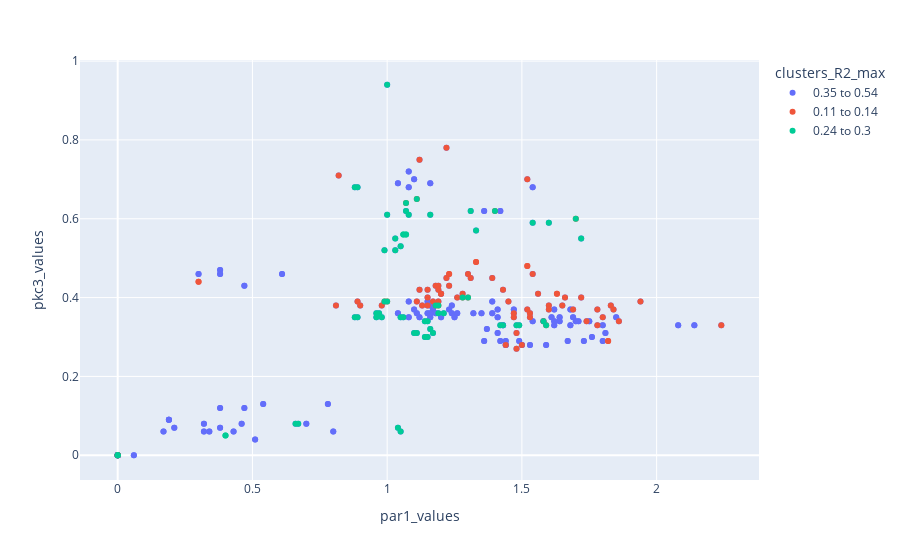

The code cell stored with this chart in its notebook:
### Code cell
fig = px.scatter(xy, x="par1_values", y="pkc3_values", color = 'clusters_R2_max',
                 hover_name="labels", hover_data=['par1_values', 'pkc3_values', 'R2'],
            
#                  trendline="ols", trendline_color_override='darkblue'
                 )


# fig.add_shape(type="line",
#     x0=0, y0=0, x1=2, y1=2,
#     line=dict(
#         color="LightSeaGreen",
#         width=4,
#         dash="dashdot",
#     )
# )
# fig.add_traces(px.scatter(xy, x="par1_values", y="pkc3_values", color = 'level_0_par1'))
# fig.add_trace(
#     go.Scatter(
#         mode='markers',
#         x=xy["par1_values"],
#         y=xy["pkc3_values"],
#         marker=dict(
#             color='LightSkyBlue',
#             opacity=0.0
#             ),

#         )
    
#     )


fig.show()
fig.write_html("test_plot.html")

### Figure 1 — Plotly figure (JSON) as saved in the notebook; plotly's stock layout.template omitted (floating-point values rounded to 4 significant figures; data arrays with more than 128 entries replaced by an {"elided": "..."} marker saying what was removed)
{"data": [{"customdata": {"elided": "294x3 float values"}, "hovertemplate": "<b>%{hovertext}</b><br><br>clusters_R2_max=0.35 to 0.54<br>par1_values=%{customdata[0]}<br>pkc3_values=%{customdata[1]}<br>R2=%{customdata[2]}<extra></extra>", "hovertext": {"elided": "294 str values"}, "legendgroup": "0.35 to 0.54", "marker": {"color": "#636efa", "symbol": "circle"}, "mode": "markers", "name": "0.35 to 0.54", "showlegend": true, "type": "scatter", "x": {"elided": "294 float values"}, "xaxis": "x", "y": {"elided": "294 float values"}, "yaxis": "y"}, {"customdata": {"elided": "84x3 float values"}, "hovertemplate": "<b>%{hovertext}</b><br><br>clusters_R2_max=0.11 to 0.14<br>par1_values=%{customdata[0]}<br>pkc3_values=%{customdata[1]}<br>R2=%{customdata[2]}<extra></extra>", "hovertext": ["a_suum a_loa", "a_suum a_suum", "a_suum b_malayi", "a_suum c_brenneri", "a_suum c_briggsae", "a_suum c_elegans", "a_suum c_inopinata", "a_suum c_japonica", "a_suum c_panamensis", "a_suum d_coronatus", "a_suum d_pachys", "a_suum o_tipulae", "a_suum o_volvulus", "a_suum p_arcanus", "a_suum p_entomophagus", "a_suum p_japonicus", "a_suum p_mayer", "a_suum p_redivivus", "a_suum p_univalens", "a_suum s_digitata", "a_suum s_scapterisci", "o_tipulae a_loa", "o_tipulae a_suum", "o_tipulae b_malayi", "o_tipulae c_brenneri", "o_tipulae c_briggsae", "o_tipulae c_elegans", "o_tipulae c_inopinata", "o_tipulae c_japonica", "o_tipulae c_panamensis", "o_tipulae d_coronatus", "o_tipulae d_pachys", "o_tipulae o_tipulae", "o_tipulae o_volvulus", "o_tipulae p_arcanus", "o_tipulae p_entomophagus", "o_tipulae p_japonicus", "o_tipulae p_mayer", "o_tipulae p_redivivus", "o_tipulae p_univalens", "o_tipulae s_digitata", "o_tipulae s_scapterisci", "p_univalens a_loa", "p_univalens a_suum", "p_univalens b_malayi", "p_univalens c_brenneri", "p_univalens c_briggsae", "p_univalens c_elegans", "p_univalens c_inopinata", "p_univalens c_japonica", "p_univalens c_panamensis", "p_univalens d_coronatus", "p_univalens d_pachys", "p_univalens o_tipulae", "p_univalens o_volvulus", "p_univalens p_arcanus", "p_univalens p_entomophagus", "p_univalens p_japonicus", "p_univalens p_mayer", "p_univalens p_redivivus", "p_univalens p_univalens", "p_univalens s_digitata", "p_univalens s_scapterisci", "s_scapterisci a_loa", "s_scapterisci a_suum", "s_scapterisci b_malayi", "s_scapterisci c_brenneri", "s_scapterisci c_briggsae", "s_scapterisci c_elegans", "s_scapterisci c_inopinata", "s_scapterisci c_japonica", "s_scapterisci c_panamensis", "s_scapterisci d_coronatus", "s_scapterisci d_pachys", "s_scapterisci o_tipulae", "s_scapterisci o_volvulus", "s_scapterisci p_arcanus", "s_scapterisci p_entomophagus", "s_scapterisci p_japonicus", "s_scapterisci p_mayer", "s_scapterisci p_redivivus", "s_scapterisci p_univalens", "s_scapterisci s_digitata", "s_scapterisci s_scapterisci"], "legendgroup": "0.11 to 0.14", "marker": {"color": "#EF553B", "symbol": "circle"}, "mode": "markers", "name": "0.11 to 0.14", "showlegend": true, "type": "scatter", "x": [1.5, 0, 1.44, 1.54, 1.3, 1.22, 1.31, 1.22, 1.39, 1.18, 1.23, 1.33, 1.48, 1.94, 1.28, 1.56, 1.3, 1.4, 0.3, 1.48, 1.52, 1.2, 1.33, 1.15, 1.13, 0.89, 0.81, 0.9, 0.82, 0.98, 1.47, 1.53, 0, 1.19, 1.65, 0.99, 1.26, 1, 1.11, 1.63, 1.19, 1.23, 1.8, 0.3, 1.74, 1.83, 1.6, 1.52, 1.6, 1.52, 1.69, 1.47, 1.53, 1.63, 1.78, 2.24, 1.58, 1.86, 1.59, 1.7, 0, 1.78, 1.82, 1.17, 1.52, 1.11, 1.43, 1.19, 1.12, 1.2, 1.12, 1.28, 1.66, 1.72, 1.23, 1.15, 1.84, 1.18, 1.45, 1.19, 1.07, 1.82, 1.15, 0], "xaxis": "x", "y": [0.28, 0, 0.28, 0.46, 0.46, 0.45, 0.45, 0.78, 0.45, 0.43, 0.43, 0.49, 0.27, 0.39, 0.4, 0.41, 0.4, 0.62, 0.44, 0.31, 0.48, 0.41, 0.49, 0.4, 0.38, 0.39, 0.38, 0.38, 0.71, 0.38, 0.36, 0.36, 0, 0.39, 0.38, 0.39, 0.4, 0.39, 0.65, 0.41, 0.43, 0.46, 0.35, 0.44, 0.34, 0.38, 0.38, 0.37, 0.37, 0.7, 0.37, 0.35, 0.35, 0.41, 0.33, 0.33, 0.34, 0.34, 0.33, 0.6, 0, 0.37, 0.29, 0.39, 0.48, 0.39, 0.42, 0.42, 0.42, 0.41, 0.75, 0.41, 0.4, 0.4, 0.46, 0.38, 0.37, 0.38, 0.39, 0.38, 0.64, 0.29, 0.42, 0], "yaxis": "y"}, {"customdata": {"elided": "63x3 float values"}, "hovertemplate": "<b>%{hovertext}</b><br><br>clusters_R2_max=0.24 to 0.3<br>par1_values=%{customdata[0]}<br>pkc3_values=%{customdata[1]}<br>R2=%{customdata[2]}<extra></extra>", "hovertext": ["p_entomophagus a_loa", "p_entomophagus a_suum", "p_entomophagus b_malayi", "p_entomophagus c_brenneri", "p_entomophagus c_briggsae", "p_entomophagus c_elegans", "p_entomophagus c_inopinata", "p_entomophagus c_japonica", "p_entomophagus c_panamensis", "p_entomophagus d_coronatus", "p_entomophagus d_pachys", "p_entomophagus o_tipulae", "p_entomophagus o_volvulus", "p_entomophagus p_arcanus", "p_entomophagus p_entomophagus", "p_entomophagus p_japonicus", "p_entomophagus p_mayer", "p_entomophagus p_redivivus", "p_entomophagus p_univalens", "p_entomophagus s_digitata", "p_entomophagus s_scapterisci", "p_mayer a_loa", "p_mayer a_suum", "p_mayer b_malayi", "p_mayer c_brenneri", "p_mayer c_briggsae", "p_mayer c_elegans", "p_mayer c_inopinata", "p_mayer c_japonica", "p_mayer c_panamensis", "p_mayer d_coronatus", "p_mayer d_pachys", "p_mayer o_tipulae", "p_mayer o_volvulus", "p_mayer p_arcanus", "p_mayer p_entomophagus", "p_mayer p_japonicus", "p_mayer p_mayer", "p_mayer p_redivivus", "p_mayer p_univalens", "p_mayer s_digitata", "p_mayer s_scapterisci", "p_redivivus a_loa", "p_redivivus a_suum", "p_redivivus b_malayi", "p_redivivus c_brenneri", "p_redivivus c_briggsae", "p_redivivus c_elegans", "p_redivivus c_inopinata", "p_redivivus c_japonica", "p_redivivus c_panamensis", "p_redivivus d_coronatus", "p_redivivus d_pachys", "p_redivivus o_tipulae", "p_redivivus o_volvulus", "p_redivivus p_arcanus", "p_redivivus p_entomophagus", "p_redivivus p_japonicus", "p_redivivus p_mayer", "p_redivivus p_redivivus", "p_redivivus p_univalens", "p_redivivus s_digitata", "p_redivivus s_scapterisci"], "legendgroup": "0.24 to 0.3", "marker": {"color": "#00cc96", "symbol": "circle"}, "mode": "markers", "name": "0.24 to 0.3", "showlegend": true, "type": "scatter", "x": [1.16, 1.28, 1.1, 1.19, 0.96, 0.88, 0.96, 0.88, 1.05, 1.42, 1.48, 0.99, 1.14, 1.04, 0, 0.66, 0.4, 1.06, 1.58, 1.14, 1.18, 1.17, 1.3, 1.11, 1.21, 0.97, 0.89, 0.98, 0.89, 1.06, 1.43, 1.49, 1, 1.15, 1.05, 0.4, 0.67, 0, 1.07, 1.59, 1.15, 1.19, 1.05, 1.4, 0.99, 1.31, 1.07, 1, 1.08, 1, 1.16, 1.54, 1.6, 1.11, 1.03, 1.72, 1.06, 1.33, 1.07, 0, 1.7, 1.03, 1.07], "xaxis": "x", "y": [0.32, 0.4, 0.31, 0.36, 0.36, 0.35, 0.35, 0.68, 0.35, 0.33, 0.33, 0.39, 0.3, 0.07, 0, 0.08, 0.05, 0.56, 0.34, 0.34, 0.38, 0.31, 0.4, 0.31, 0.36, 0.36, 0.35, 0.35, 0.68, 0.35, 0.33, 0.33, 0.39, 0.3, 0.06, 0.05, 0.08, 0, 0.56, 0.33, 0.34, 0.38, 0.53, 0.62, 0.52, 0.62, 0.62, 0.61, 0.61, 0.94, 0.61, 0.59, 0.59, 0.65, 0.52, 0.55, 0.56, 0.57, 0.56, 0, 0.6, 0.55, 0.64], "yaxis": "y"}], "layout": {"legend": {"title": {"text": "clusters_R2_max"}, "tracegroupgap": 0}, "margin": {"t": 60}, "xaxis": {"anchor": "y", "domain": [0, 1], "title": {"text": "par1_values"}}, "yaxis": {"anchor": "x", "domain": [0, 1], "title": {"text": "pkc3_values"}}}}
